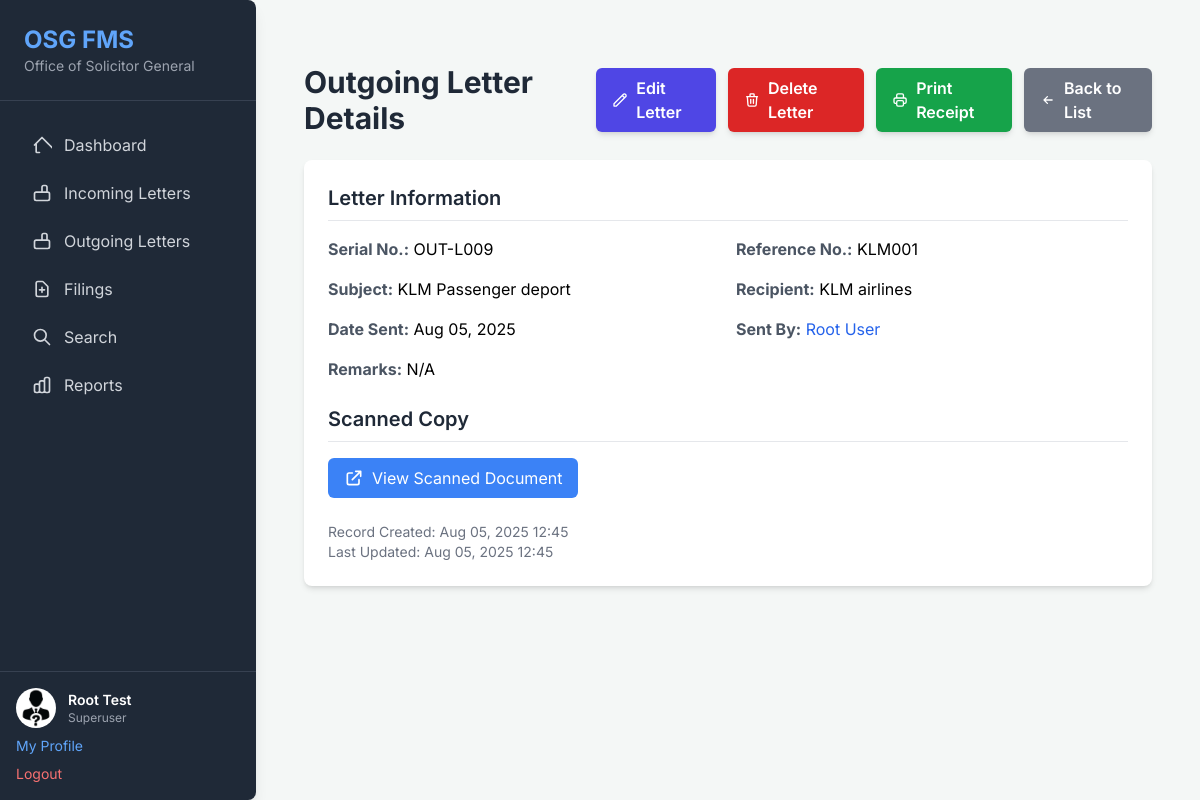
The page /letters/outgoing/101/ (signed in) on the database its author committed.
### osg_project/file_manager_app/models.py (models this page shows, shortened)
class Profile(models.Model):
    ROLE_CHOICES = [
        ('officer', 'Officer'),
        ('superuser', 'Superuser'), # Renamed 'admin' to 'superuser' for clarity with Django's built-in concept
    ]
    user = models.OneToOneField(User, on_delete=models.CASCADE, related_name='profile',
                                help_text="The associated Django User account.")
    role = models.CharField(
        max_length=10,
        choices=ROLE_CHOICES,
        default='officer', # Default to 'officer' as most users will be officers
        help_text="The role of the user within the system (Officer or Superuser)."
    )
    employee_number = models.CharField(
        max_length=50,
        unique=True,
        help_text="Unique employee identification number."
    )
    profile_picture = models.ImageField(
        upload_to='profile_pics/',
        blank=True,
        null=True,
        help_text="Optional profile picture for the user."
    )
    class Meta:
        verbose_name = "User Profile"
        verbose_name_plural = "User Profiles"

class OutgoingLetter(models.Model):
    date_sent = models.DateField(
        default=timezone.now,
        verbose_name="Date Sent",
        help_text="The date the letter was dispatched."
    )
    serial_number = models.CharField(
        max_length=50,
        unique=True, # Assuming serial number should be unique for outgoing letters
        verbose_name="Serial No.",
        help_text="Unique serial number assigned upon dispatch."
    )
    reference = models.CharField(
        max_length=100,
        unique=True, # Assuming reference should be unique
        verbose_name="Reference No.",
        help_text="The reference number of the outgoing letter."
    )
    subject = models.CharField(
        max_length=255,
        verbose_name="Subject",
        help_text="The subject line of the letter."
    )
    recipient = models.CharField(
        max_length=255,
        verbose_name="Recipient",
        help_text="The name of the person or entity receiving the letter."
    )
    sent_by = models.ForeignKey(
        User,
        on_delete=models.SET_NULL,
        null=True,
        blank=True,
        related_name='outgoing_letters_sent',
        verbose_name="Sent By Officer",
        help_text="The officer who dispatched this letter."
    )
    scanned_copy = models.FileField(
        upload_to='outgoing_letters/',
        blank=True,
        null=True
    )
    receipt_file = models.FileField(
        upload_to='outgoing_receipts/',
        blank=True,
        null=True
    )
    remarks = models.TextField(
        verbose_name="Remarks",
        blank=True,
        help_text="Any additional remarks or notes about the letter."
    )
    created_at = models.DateTimeField(auto_now_add=True)
    updated_at = models.DateTimeField(auto_now=True)
    class Meta:
        verbose_name = "Outgoing Letter"
        verbose_name_plural = "Outgoing Letters"
        ordering = ['-date_sent', '-serial_number']

### osg_project/file_manager_app/views.py (the view)
# urls.py: path('letters/outgoing/<int:pk>/', views.outgoing_letter_detail, name='outgoing_letter_detail'),
@login_required
def outgoing_letter_detail(request, pk):
    letter = get_object_or_404(OutgoingLetter.objects.select_related('sent_by'), pk=pk)
    context = {'outgoing_letter': letter}
    return render(request, 'outgoing_letters/outgoing_letter_detail.html', context)

### osg_project/file_manager_app/templates/outgoing_letters/outgoing_letter_detail.html (shortened to what this page needs)
{% extends 'base.html' %}
{% block content %}
<div class="container mx-auto px-4 py-8">
    <div class="flex justify-between items-center mb-6">
        <h2 class="text-3xl font-bold text-gray-800">Outgoing Letter Details</h2>
        <div class="flex space-x-3">
            <a href="{% url 'file_manager_app:outgoing_letter_edit' outgoing_letter.pk %}" class="bg-indigo-600 hover:bg-indigo-700 text-white font-semibold py-2 px-4 rounded-md shadow-md transition duration-150 ease-in-out flex items-center">
                <svg class="w-5 h-5 mr-2" fill="none" stroke="currentColor" viewBox="0 0 24 24" xmlns="http://www.w3.org/2000/svg"><path stroke-linecap="round" stroke-linejoin="round" stroke-width="2" d="M15.232 5.232l3.536 3.536m-2.036-5.036a2.5 2.5 0 113.536 3.536L6.5 21.036H3v-3.572L16.732 3.732z"></path></svg>
                Edit Letter
            </a>
            <a href="{% url 'file_manager_app:outgoing_letter_confirm_delete' outgoing_letter.pk %}" class="bg-red-600 hover:bg-red-700 text-white font-semibold py-2 px-4 rounded-md shadow-md transition duration-150 ease-in-out flex items-center">
                Delete Letter
            </a>
            <a href="{% url 'file_manager_app:outgoing_letter_receipt' outgoing_letter.pk %}" target="_blank" class="bg-green-600 hover:bg-green-700 text-white font-semibold py-2 px-4 rounded-md shadow-md transition duration-150 ease-in-out flex items-center">
                Print Receipt
            </a>
            <a href="{% url 'file_manager_app:outgoing_letter_list' %}" class="bg-gray-500 hover:bg-gray-600 text-white font-semibold py-2 px-4 rounded-md shadow-md transition duration-150 ease-in-out flex items-center">
                <svg class="w-5 h-5 mr-2" fill="none" stroke="currentColor" viewBox="0 0 24 24" xmlns="http://www.w3.org/2000/svg"><path stroke-linecap="round" stroke-linejoin="round" stroke-width="2" d="M11 17l-5-5m0 0l5-5m-5 5h12"></path></svg>
                Back to List
            </a>
        </div>
    </div>
    <div class="bg-white shadow-md rounded-lg p-6 mb-8">
        <h3 class="text-xl font-semibold text-gray-800 mb-4 border-b pb-2">Letter Information</h3>
        <div class="grid grid-cols-1 md:grid-cols-2 gap-4">
            <div><strong class="text-gray-600">Serial No.:</strong> {{ outgoing_letter.serial_number }}</div>
            <div><strong class="text-gray-600">Reference No.:</strong> {{ outgoing_letter.reference }}</div>
            <div><strong class="text-gray-600">Subject:</strong> {{ outgoing_letter.subject }}</div>
            <div><strong class="text-gray-600">Recipient:</strong> {{ outgoing_letter.recipient }}</div>
            <div><strong class="text-gray-600">Date Sent:</strong> {{ outgoing_letter.date_sent|date:"M d, Y" }}</div>
            <div><strong class="text-gray-600">Sent By:</strong>
                {% if outgoing_letter.sent_by %}
                    <a href="{% url 'file_manager_app:user_detail' outgoing_letter.sent_by.pk %}" class="text-blue-600 hover:underline">
                        {{ outgoing_letter.sent_by.first_name }} {{ outgoing_letter.sent_by.last_name }}
                    </a>
                {% else %}
                    N/A
                {% endif %}
            </div>
            <div class="md:col-span-2"><strong class="text-gray-600">Remarks:</strong> {{ outgoing_letter.remarks|default:"N/A" }}</div>
        </div>
        {% if outgoing_letter.scanned_copy %}
        <div class="mt-6">
            <h3 class="text-xl font-semibold text-gray-800 mb-4 border-b pb-2">Scanned Copy</h3>
            <a href="{{ outgoing_letter.scanned_copy.url }}" target="_blank" class="inline-flex items-center px-4 py-2 bg-blue-500 text-white rounded-md hover:bg-blue-600 transition duration-150 ease-in-out">
                <svg class="w-5 h-5 mr-2" fill="none" stroke="currentColor" viewBox="0 0 24 24" xmlns="http://www.w3.org/2000/svg"><path stroke-linecap="round" stroke-linejoin="round" stroke-width="2" d="M10 6H6a2 2 0 00-2 2v10a2 2 0 002 2h10a2 2 0 002-2v-4M14 4h6m0 0v6m0-6L10 14"></path></svg>
                View Scanned Document
            </a>
        </div>
        {% endif %}
        <div class="mt-6 text-sm text-gray-500">
            <p>Record Created: {{ outgoing_letter.created_at|date:"M d, Y H:i" }}</p>
            <p>Last Updated: {{ outgoing_letter.updated_at|date:"M d, Y H:i" }}</p>
        </div>
    </div>
</div>
{% endblock %}

### osg_project/file_manager_app/templates/base.html (shortened to what this page needs)
<!DOCTYPE html>
<html lang="en">
<head>
    <script src="https://cdn.tailwindcss.com"></script>
</head>
<body class="flex min-h-screen">
    <aside class="w-64 bg-gray-800 text-white flex flex-col shadow-lg rounded-r-lg">
        <div class="p-6 border-b border-gray-700">
            <h1 class="text-2xl font-bold text-blue-400">OSG FMS</h1>
            <p class="text-sm text-gray-400">Office of Solicitor General</p>
        </div>
        <nav class="flex-1 px-4 py-6 space-y-2">
            <a href="{% url 'file_manager_app:dashboard' %}" class="flex items-center px-4 py-2 rounded-md text-gray-300 hover:bg-gray-700 hover:text-white transition duration-150 ease-in-out">
                Dashboard
            </a>
            <a href="{% url 'file_manager_app:incoming_letter_list' %}" class="flex items-center px-4 py-2 rounded-md text-gray-300 hover:bg-gray-700 hover:text-white transition duration-150 ease-in-out">
                <svg class="w-5 h-5 mr-3" fill="none" stroke="currentColor" viewBox="0 0 24 24" xmlns="http://www.w3.org/2000/svg"><path stroke-linecap="round" stroke-linejoin="round" stroke-width="2" d="M19 11H5m14 0a2 2 0 012 2v6a2 2 0 01-2 2H5a2 2 0 01-2-2v-6a2 2 0 012-2m7 0V5a2 2 0 012-2h2a2 2 0 012 2v6m-6 0h-2"></path></svg>
                Incoming Letters
            </a>
            <a href="{% url 'file_manager_app:outgoing_letter_list' %}" class="flex items-center px-4 py-2 rounded-md text-gray-300 hover:bg-gray-700 hover:text-white transition duration-150 ease-in-out">
                <svg class="w-5 h-5 mr-3" fill="none" stroke="currentColor" viewBox="0 0 24 24" xmlns="http://www.w3.org/2000/svg"><path stroke-linecap="round" stroke-linejoin="round" stroke-width="2" d="M19 11H5m14 0a2 2 0 012 2v6a2 2 0 01-2 2H5a2 2 0 01-2-2v-6a2 2 0 012-2m7 0V5a2 2 0 012-2h2a2 2 0 012 2v6m-6 0h-2"></path></svg>
                Outgoing Letters
            </a>
            <a href="{% url 'file_manager_app:filing_list' %}" class="flex items-center px-4 py-2 rounded-md text-gray-300 hover:bg-gray-700 hover:text-white transition duration-150 ease-in-out">
                <svg class="w-5 h-5 mr-3" fill="none" stroke="currentColor" viewBox="0 0 24 24" xmlns="http://www.w3.org/2000/svg"><path stroke-linecap="round" stroke-linejoin="round" stroke-width="2" d="M9 13h6m-3-3v6m5 5H7a2 2 0 01-2-2V5a2 2 0 012-2h5.586a1 1 0 01.707.293l5.414 5.414a1 1 0 01.293.707V19a2 2 0 01-2 2z"></path></svg>
                Filings
            </a>
            <a href="{% url 'file_manager_app:search_results' %}" class="flex items-center px-4 py-2 rounded-md text-gray-300 hover:bg-gray-700 hover:text-white transition duration-150 ease-in-out">
                <svg class="w-5 h-5 mr-3" fill="none" stroke="currentColor" viewBox="0 0 24 24" xmlns="http://www.w3.org/2000/svg"><path stroke-linecap="round" stroke-linejoin="round" stroke-width="2" d="M21 21l-6-6m2-5a7 7 0 11-14 0 7 7 0 0114 0z"></path></svg>
                Search
            </a>
            <a href="{% url 'file_manager_app:report_dashboard' %}" class="flex items-center px-4 py-2 rounded-md text-gray-300 hover:bg-gray-700 hover:text-white transition duration-150 ease-in-out">
                Reports
            </a>
        </nav>
        <div class="p-4 border-t border-gray-700">
            {% if user.is_authenticated %}
            <div class="flex items-center mb-2">
                {% if user.profile.profile_picture %}
                    <img src="{{ user.profile.profile_picture.url }}" alt="Profile Picture" class="w-10 h-10 rounded-full mr-3 object-cover">
                {% else %}
                    <div class="w-10 h-10 rounded-full bg-blue-500 flex items-center justify-center text-white text-lg font-bold mr-3">
                        {{ user.first_name|first|upper }}{{ user.last_name|first|upper }}
                    </div>
                {% endif %}
                <div>
                    <p class="text-sm font-semibold">{{ user.first_name }} {{ user.last_name }}</p>
                    <p class="text-xs text-gray-400">{{ user.profile.get_role_display }}</p>
                </div>
            </div>
            <a href="{% url 'file_manager_app:profile_detail' %}" class="block text-sm text-blue-400 hover:text-blue-300 mb-2">My Profile</a>
            <a href="{% url 'logout' %}" class="block text-sm text-red-400 hover:text-red-300">Logout</a>
            {% else %}
            <p class="text-sm text-gray-400 mb-2">Welcome, Guest!</p>
            <a href="{% url 'login' %}" class="block text-sm text-blue-400 hover:text-blue-300">Login</a>
            <a href="{% url 'register' %}" class="block text-sm text-green-400 hover:text-green-300 mt-1">Register</a>
            {% endif %}
        </div>
    </aside>
    <main class="flex-1 p-8 overflow-y-auto">
        {% block content %}{% endblock %}
    </main>
</body>
</html>

### osg_project/file_manager_app/templates/base.html (style rules this page uses)
body { font-family: 'Inter', sans-serif; background-color: #f4f7f6; }

### rows shown on the page
OutgoingLetter: serial_number "OUT-L009", reference "KLM001", subject "KLM Passenger deport", recipient "KLM airlines", date_sent "Aug 05, 2025", sent_by.first_name "Root", sent_by.last_name "User", remarks "N/A", created_at "Aug 05, 2025 12:45", updated_at "Aug 05, 2025 12:45"

### other values the page prints
{{ user.first_name }} "Root"
{{ user.last_name }} "Test"
{{ user.profile.get_role_display }} "Superuser"
